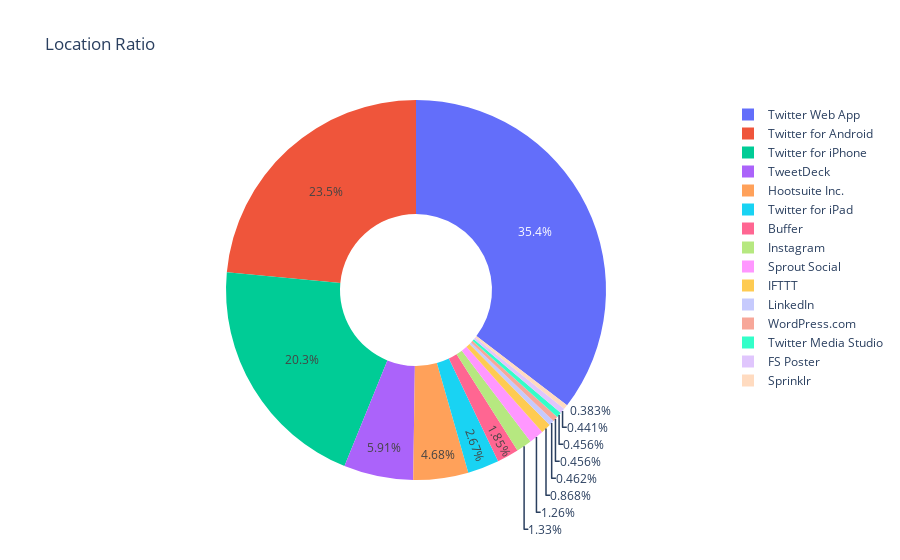

Notebook code for this chart:
### Code cell
data = {
   "values": source_data['count'][:15],
   "labels": source_data.index[:15],
   "domain": {"column": 0},
   "name": "Location Name",
   "hoverinfo":"label+percent+name",
   "hole": .4,
   "type": "pie"
}
layout = go.Layout(
   {
      "title":"Location Ratio",
}
)

data = [data]
fig = go.Figure(data = data, layout = layout)
iplot(fig)

### Figure 1 — Plotly figure (JSON) as saved in the notebook; plotly's stock layout.template omitted (floating-point values rounded to 4 significant figures)
{"data": [{"domain": {"column": 0}, "hole": 0.4, "hoverinfo": "label+percent+name", "labels": ["Twitter Web App", "Twitter for Android", "Twitter for iPhone", "TweetDeck", "Hootsuite Inc.", "Twitter for iPad", "Buffer", "Instagram", "Sprout Social", "IFTTT", "LinkedIn", "WordPress.com", "Twitter Media Studio", "FS Poster", "Sprinklr"], "name": "Location Name", "type": "pie", "values": [32291, 21462, 18573, 5392, 4268, 2441, 1693, 1212, 1152, 792, 422, 416, 416, 403, 350]}], "layout": {"title": {"text": "Location Ratio"}}}
